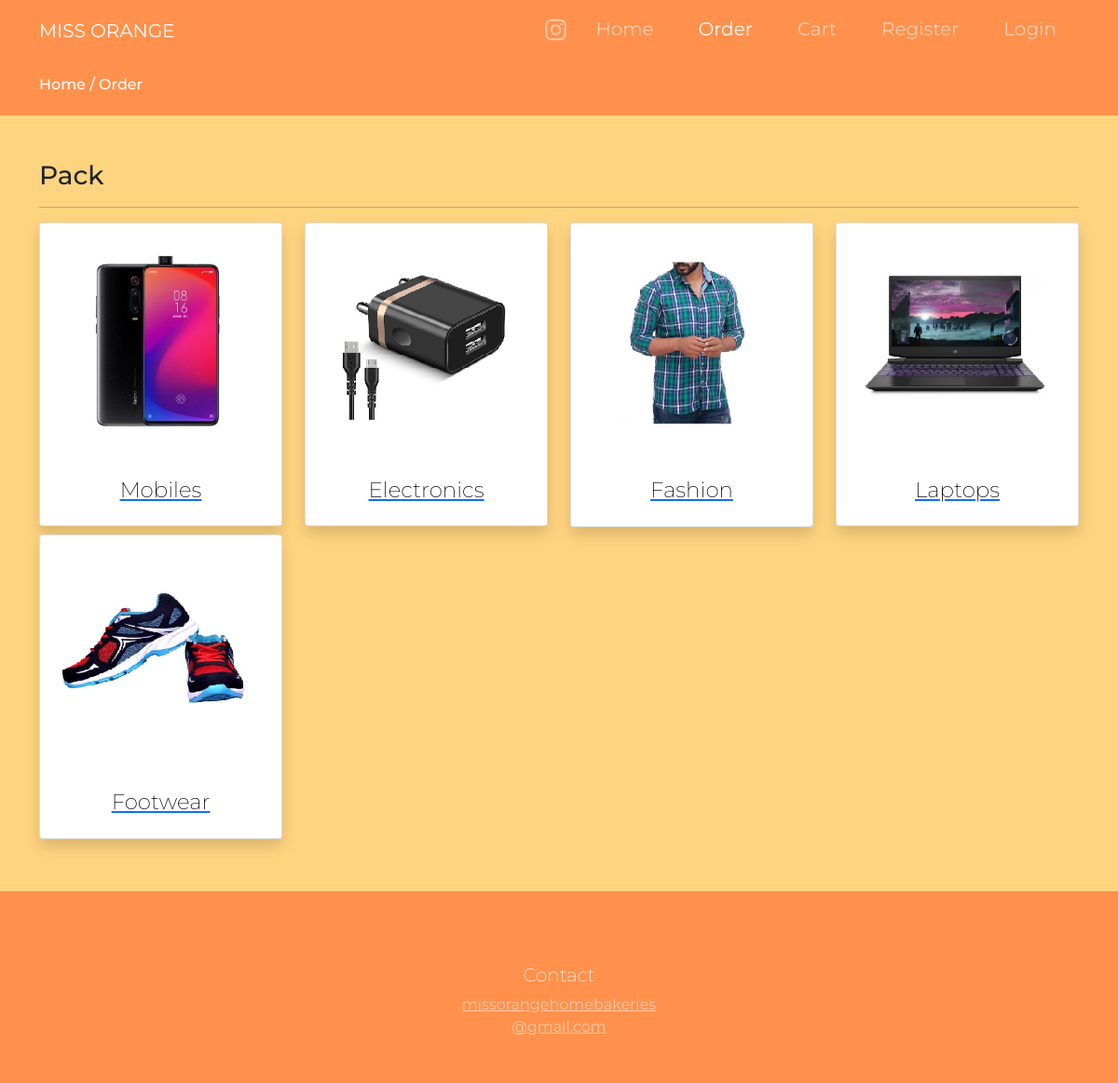
/categories.php, run on the app's committed database.
### tables this page shows
CREATE TABLE `categories` (
  `id` int(11) NOT NULL,
  `name` varchar(191) NOT NULL,
  `slug` varchar(191) NOT NULL,
  `description` mediumtext DEFAULT NULL,
  `status` tinyint(4) NOT NULL DEFAULT 0,
  `popular` tinyint(4) NOT NULL DEFAULT 0,
  `image` varchar(191) NOT NULL,
  `meta_title` varchar(191) NOT NULL,
  `meta_description` mediumtext NOT NULL,
  `meta_keywords` mediumtext NOT NULL,
  `created_at` timestamp NOT NULL DEFAULT current_timestamp()
);

### functions/userfunctions.php (called while the page is built, shortened)
<?php
include('config/dbcon.php');
function getAllActive($table)
{
    global $con;
    $query = "SELECT * FROM $table WHERE status='0' ";
    return $query_run = mysqli_query($con, $query);
}
?>

### categories.php (the view)
<?php
include('functions/userfunctions.php');
include('includes/header.php');
?>
<div class="py-3 " style="background-color:#ff914d">
    <div class="container">
        <h6 class="text-white"> Home / Order</h6>
    </div>
</div>
<div class="py-5">
    <div class="container">
        <div class="row">
            <div class="col-md-12">
                <h3>Pack</h3>
                <hr>
                <div class="row">
                    <?php
                        $categories = getAllActive("categories");
                        if(mysqli_num_rows($categories) > 0)
                        {
                            foreach($categories as $item)
                            {
                                ?>
                                    <div class="col-md-3 mb-2">
                                        <a href="products.php?category=<?= $item['slug']; ?>">
                                            <div class="card shadow">
                                                <div class="card-body">
                                                    <img src="<?= $item['image']; ?>" alt="Category Image" class="w-100">
                                                    <h4 style="color:black" class="text-center"><?= $item['name']; ?></h4>
                                                </div>
                                            </div>
                                        </a>
                                    </div>
                                <?php
                            }
                        }
                        else
                        {
                            echo "No data available";
                        }
                    ?>
                </div>
            </div>
        </div>
    </div>
</div>
<?php include('includes/footer.php'); ?>

### includes/header.php (shortened to what this page needs)
<!doctype html>
<html lang="en">
  <head>
    <link href="assets/css/bootstrap.min.css" rel="stylesheet">
    <link href="assets/css/custom.css" rel="stylesheet">
    <link href="assets/css/owl.theme.default.min.css" rel="stylesheet">
    <link href='https://unpkg.com/boxicons@2.1.4/css/boxicons.min.css' rel='stylesheet'>
    <link href="assets/css/owl.carousel.min.css" rel="stylesheet">
    <link rel="stylesheet" href="https://cdnjs.cloudflare.com/ajax/libs/font-awesome/4.7.0/css/font-awesome.min.css">
  <link rel="stylesheet" href="//cdn.jsdelivr.net/npm/alertifyjs@1.13.1/build/css/alertify.min.css"/>
  <link rel="stylesheet" href="//cdn.jsdelivr.net/npm/alertifyjs@1.13.1/build/css/themes/bootstrap.min.css"/>
  </head>
  <body style="background-color:#ffd480">
      <?php include('navbar.php'); ?>

### includes/navbar.php (shortened to what this page needs)
<?php
  $page = substr($_SERVER['SCRIPT_NAME'], strrpos($_SERVER['SCRIPT_NAME'],"/")+1);
?>
<nav class="navbar navbar-expand-lg navbar-dark sticky-top " style="background-color:#ff914d" >
  <div class="container" >
    <a class="navbar-brand font-size-20" href="index.php">MISS ORANGE</a>
    <div class="collapse navbar-collapse" id="navbarNavDropdown">
      <ul class="navbar-nav ms-auto">
        <li class="nav-item px-1 mt-1 ">
          <a href="https://www.instagram.com/miss.orange0905/" class="font-rale font-size-30 text-white-50 "><i class='bx bxl-instagram '></i></a>
        </li>
        <li class="nav-item px-3 font-size-20">
          <a class="nav-link <?= $page == "index.php"? 'active':''; ?>" aria-current="page" href="index.php">Home</a>
        </li>
        <li class="nav-item px-3 font-size-20">
          <a class="nav-link <?= $page == "categories.php"? 'active':''; ?>" href="categories.php">Order</a>
        </li>
        <li class="nav-item px-3 font-size-20">
          <a class="nav-link <?= $page == "cart.php"? 'active':''; ?>" href="cart.php">Cart</a>
        </li>
        <?php
          if(isset($_SESSION['auth']))
          {
            ?>
              <li class="nav-item dropdown font-size-20 px-3">
                <a class="nav-link dropdown-toggle" href="#" id="navbarDropdownMenuLink" role="button" data-bs-toggle="dropdown" aria-expanded="false">
                  <?= $_SESSION['auth_user']['name']; ?>
                </a>
                <ul class="dropdown-menu" aria-labelledby="navbarDropdownMenuLink">
                  <li><a class="dropdown-item <?= $page == "my-orders.php"? 'active':''; ?>" href="my-orders.php">My Orders</a></li>
                  <li><a class="dropdown-item" href="logout.php">Logout</a></li>
                </ul>
              </li>
            <?php
          }
          else
          {
            ?>
              <li class="nav-item font-size-20 px-3">
                <a class="nav-link <?= $page == "register.php"? 'active':''; ?>" href="register.php">Register</a>
              </li>
              <li class="nav-item font-size-20 px-3">
                <a class="nav-link <?= $page == "login.php"? 'active':''; ?>" href="login.php">Login</a>
              </li>
            <?php
          }
        ?>
      </ul>
    </div>
  </div>
</nav>

### includes/footer.php (shortened to what this page needs)
<footer id="footer" class="text-white text-center py-5" style="background-color:#ff914d">
  <div class="container">
    <div class="row justify-content-center">
  <div class="col-lg-8 col-6 ">
    <h4 class="font-rubik font-size-20 text-center ">Contact</h4>
  <a href="mailto:missorangehomebakeries@gmail.com" class="font-rale font-size-16  text-white-50 ">missorangehomebakeries<br>@gmail.com </a>
    </div>
  </div>
  </div>
</footer>
  </body>
</html>

### assets/css/custom.css (style rules this page uses)
* { font-family: 'Montserrat', sans-serif; }
a { text-decoration: none; }

### includes/header.php (style rules this page uses)
* { font-family: 'Montserrat', sans-serif; }
.font-size-30 { font-size: 30px; }
.font-size-20 { font-size: 20px; }
@media (max-width: 1480px) { h4 { font-size:23px; margin-left: 20px; margin-right: 20px; margin-top:30px; font-weight: 200 } }

### data on the page
categories: image (picture), name "Mobiles"
categories: image (picture), name "Electronics"
categories: image (picture), name "Fashion"
categories: image (picture), name "Laptops"
categories: image (picture), name "Footwear"
